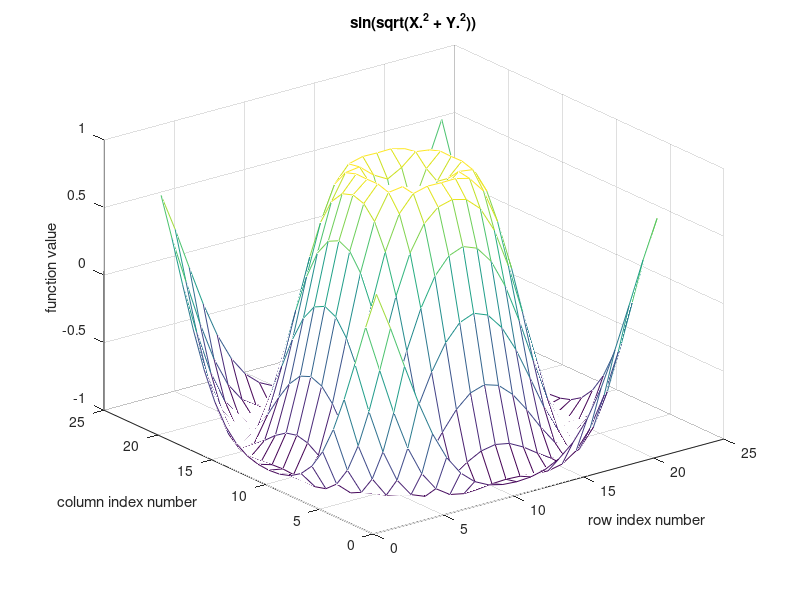

The MATLAB source for this figure:
% 섹션 모드의 Publish 기능

%% Problem 1

clf % clear figure

x = 0:pi/100:20*pi;
y = x.*sin(x);
z = x.*cos(x);

subplot(2,2,1)
plot(x,y)
    xlabel('x value')
    ylabel('y value')
    title('y=x sin(x)')

subplot(2,2,2)
polar(x,y)
    title('y=x sin(x)')

subplot(2,2,3)
plot3(x,y,z)
    title('Boing')
    xlabel('x values')
    ylabel('y values')
    zlabel('z values')

%% Problem 2

clf

comet3(y,z,x)
    title('Tornado')
    xlabel('x values')
    ylabel('y values')
    zlabel('z values')

%% Problem 3

x = -5:0.5:5;
y = x;
[X,Y]=meshgrid(x,y);
Z = sin(sqrt(X.^2 + Y.^2));

clf % clear figure

mesh(Z)
    title('sin(sqrt(X.^2 + Y.^2))')
    xlabel('row index number')
    ylabel('column index number')
    zlabel('function value')
